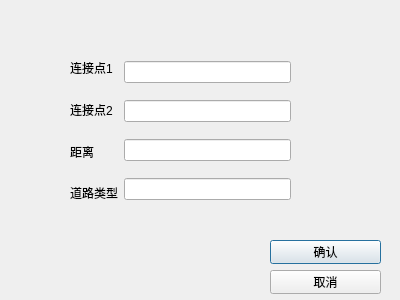
<?xml version="1.0" encoding="UTF-8"?>
<ui version="4.0">
 <class>addRoad</class>
 <widget class="QDialog" name="addRoad">
  <property name="geometry">
   <rect>
    <x>0</x>
    <y>0</y>
    <width>400</width>
    <height>300</height>
   </rect>
  </property>
  <property name="windowTitle">
   <string>Dialog</string>
  </property>
  <widget class="QWidget" name="verticalLayoutWidget">
   <property name="geometry">
    <rect>
     <x>270</x>
     <y>240</y>
     <width>111</width>
     <height>54</height>
    </rect>
   </property>
   <layout class="QVBoxLayout" name="verticalLayout">
    <item>
     <widget class="QPushButton" name="add">
      <property name="text">
       <string>确认</string>
      </property>
     </widget>
    </item>
    <item>
     <widget class="QPushButton" name="pushButton_2">
      <property name="text">
       <string>取消</string>
      </property>
     </widget>
    </item>
   </layout>
  </widget>
  <widget class="QWidget" name="horizontalLayoutWidget">
   <property name="geometry">
    <rect>
     <x>70</x>
     <y>50</y>
     <width>221</width>
     <height>161</height>
    </rect>
   </property>
   <layout class="QHBoxLayout" name="horizontalLayout">
    <item>
     <layout class="QVBoxLayout" name="verticalLayout_2">
      <item>
       <widget class="QLabel" name="label">
        <property name="text">
         <string>连接点1</string>
        </property>
       </widget>
      </item>
      <item>
       <widget class="QLabel" name="label_2">
        <property name="text">
         <string>连接点2</string>
        </property>
       </widget>
      </item>
      <item>
       <widget class="QLabel" name="label_3">
        <property name="text">
         <string>距离</string>
        </property>
       </widget>
      </item>
      <item>
       <widget class="QLabel" name="label_4">
        <property name="text">
         <string>道路类型</string>
        </property>
       </widget>
      </item>
     </layout>
    </item>
    <item>
     <layout class="QVBoxLayout" name="verticalLayout_3">
      <item>
       <widget class="QLineEdit" name="point_1"/>
      </item>
      <item>
       <widget class="QLineEdit" name="point_2"/>
      </item>
      <item>
       <widget class="QLineEdit" name="distance"/>
      </item>
      <item>
       <widget class="QLineEdit" name="type"/>
      </item>
     </layout>
    </item>
   </layout>
  </widget>
 </widget>
 <resources/>
 <connections/>
</ui>
